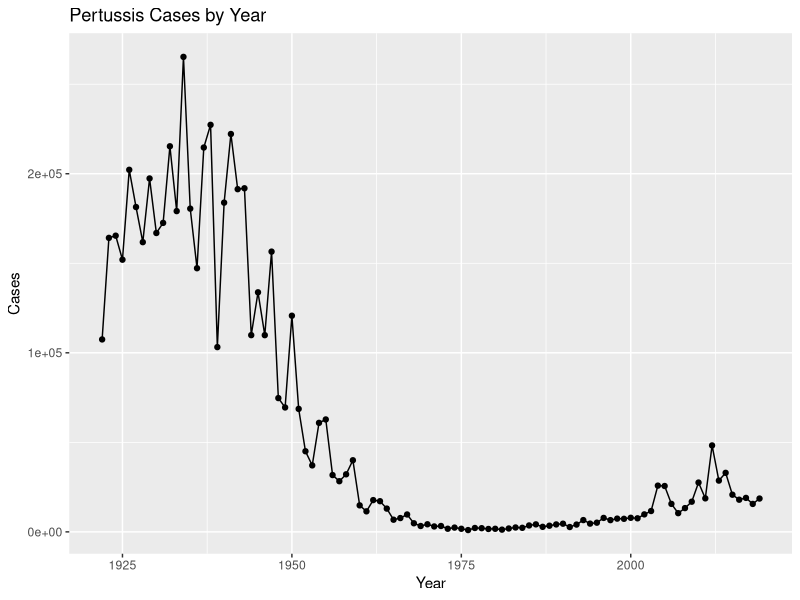
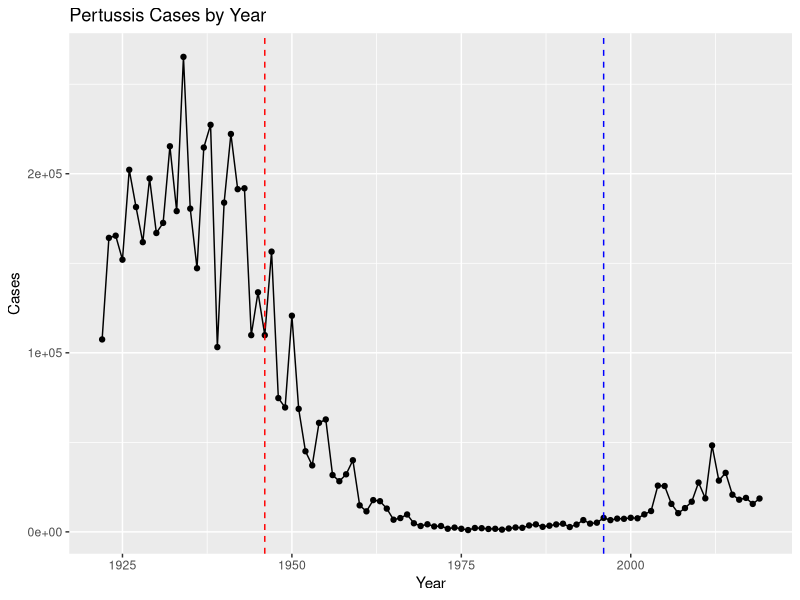

Write the R code that produced these figures, in order. (Note: this script raises an error after producing the figures.)
## ---- chunk 1
cdc <- data.frame(
                          Year = c(1922L,
                                   1923L,1924L,1925L,1926L,1927L,1928L,
                                   1929L,1930L,1931L,1932L,1933L,1934L,1935L,
                                   1936L,1937L,1938L,1939L,1940L,1941L,
                                   1942L,1943L,1944L,1945L,1946L,1947L,1948L,
                                   1949L,1950L,1951L,1952L,1953L,1954L,
                                   1955L,1956L,1957L,1958L,1959L,1960L,
                                   1961L,1962L,1963L,1964L,1965L,1966L,1967L,
                                   1968L,1969L,1970L,1971L,1972L,1973L,
                                   1974L,1975L,1976L,1977L,1978L,1979L,1980L,
                                   1981L,1982L,1983L,1984L,1985L,1986L,
                                   1987L,1988L,1989L,1990L,1991L,1992L,1993L,
                                   1994L,1995L,1996L,1997L,1998L,1999L,
                                   2000L,2001L,2002L,2003L,2004L,2005L,
                                   2006L,2007L,2008L,2009L,2010L,2011L,2012L,
                                   2013L,2014L,2015L,2016L,2017L,2018L,
                                   2019L),
  Cases = c(107473,
                               164191,165418,152003,202210,181411,
                                   161799,197371,166914,172559,215343,179135,
                                   265269,180518,147237,214652,227319,103188,
                                   183866,222202,191383,191890,109873,
                                   133792,109860,156517,74715,69479,120718,
                                   68687,45030,37129,60886,62786,31732,28295,
                                   32148,40005,14809,11468,17749,17135,
                                   13005,6799,7717,9718,4810,3285,4249,
                                   3036,3287,1759,2402,1738,1010,2177,2063,
                                   1623,1730,1248,1895,2463,2276,3589,
                                   4195,2823,3450,4157,4570,2719,4083,6586,
                                   4617,5137,7796,6564,7405,7298,7867,
                                   7580,9771,11647,25827,25616,15632,10454,
                                   13278,16858,27550,18719,48277,28639,
                                   32971,20762,17972,18975,15609,18617)
)
## ---- chunk 2
library(ggplot2)
ggplot(cdc) + aes(x = Year, y = Cases) + geom_point() + 
  geom_line() + labs(title = "Pertussis Cases by Year") 
## ---- chunk 3
ggplot(cdc) + aes(x = Year, y = Cases) + geom_point() + 
  geom_line() + labs(title = "Pertussis Cases by Year") + geom_vline(xintercept = 1946, linetype = "dashed", 
                                                                     color = "red") + geom_vline(xintercept = 1996, 
                                                                                                 linetype = "dashed", color = "blue")
## ---- chunk 4
library(jsonlite)
subject <- read_json("https://www.cmi-pb.org/api/subject", simplifyVector = T)
## ---- chunk 5
table(subject$infancy_vac)
## ---- chunk 6
table(subject$biological_sex)
## ---- chunk 7
table(subject$race, subject$biological_sex)
## ---- chunk 8
library(lubridate)
today()
## ---- chunk 9
today() - ymd("1999-11-20")
## ---- chunk 10
head(subject$year_of_birth, 3)
head(subject$date_of_boost, 3)
## ---- chunk 11
subject$age <- time_length(today() - 
                             ymd(subject$year_of_birth), "years")
## ---- chunk 12
mean(subject$age)
summary(subject$age)
## ---- chunk 13
library(dplyr)
ap <- subject %>% filter(infancy_vac == "aP")
round(mean(time_length(ap$age)))
## ---- chunk 14
wp <- wp <- subject %>% filter(infancy_vac == "wP")
round(mean(time_length(wp$age)))
## ---- chunk 15
diff <- ymd(subject$date_of_boost) - 
  ymd(subject$year_of_birth)
age_boost <- time_length(diff, "years")
head(age_boost)
## ---- chunk 16
ggplot(subject) +
  aes(time_length(age, "year"),
      fill=as.factor(infancy_vac)) +
  geom_histogram(show.legend=FALSE) +
  facet_wrap(vars(infancy_vac), nrow=2) 
## ---- chunk 17
specimen <- read_json("https://www.cmi-pb.org/api/specimen", simplifyVector = T)
head(specimen)
## ---- chunk 18
titer <- read_json("https://www.cmi-pb.org/api/ab_titer", simplifyVector = T)
head(titer)
## ---- chunk 19
library(dplyr)
meta <- inner_join(specimen, subject)
dim(meta)
## ---- chunk 20
abdata <- inner_join(meta, titer)
dim(abdata)
## ---- chunk 21
table(abdata$isotype)
## ---- chunk 22
table(abdata$visit)
## ---- chunk 23
library(dplyr)

ig1 <- abdata %>% filter(isotype == "IgG1", visit!=8)
head(ig1)
## ---- chunk 24
ggplot(ig1) + aes(x = MFI, y = antigen, col = infancy_vac) + geom_boxplot() + 
  facet_wrap(vars(visit), nrow=2) + 
  theme(axis.text.x = element_text(angle = 45, 
                                   hjust=1))
## ---- chunk 25
ggplot(ig1) + aes(x = MFI, y = antigen, col = infancy_vac) + geom_boxplot() + 
  facet_wrap(vars(infancy_vac, visit), nrow=2) + 
  theme(axis.text.x = element_text(angle = 45, hjust=1))
## ---- chunk 26
filter(ig1, antigen == "Measles") %>%
  ggplot() + aes(MFI, col = infancy_vac) + geom_boxplot(show.legend = F) + facet_wrap(vars(visit)) + theme_bw()
## ---- chunk 27
filter(ig1, antigen == "FIM2/3") %>%
  ggplot() + aes(MFI, col = infancy_vac) + 
  geom_boxplot(show.legend = F) + facet_wrap(vars(visit)) + theme_bw()
## ---- chunk 28
url <- "https://www.cmi-pb.org/api/v2/rnaseq?versioned_ensembl_gene_id=eq.ENSG00000211896.7"

rna <- read_json(url, simplifyVector = TRUE) 
## ---- chunk 29
ssrna <- inner_join(rna, meta)
## ---- chunk 30
ggplot(ssrna) + aes(x = visit, y = tpm, group=subject_id) + geom_point() + geom_line(alpha=0.2)
## ---- chunk 31
ggplot(ssrna) + aes(tpm, col = infancy_vac) + geom_boxplot() + facet_wrap(vars(visit))
## ---- chunk 32
ssrna %>%
  filter(visit == 4) %>%
  ggplot() + aes(tpm, col = infancy_vac) + geom_density() + geom_rug()
